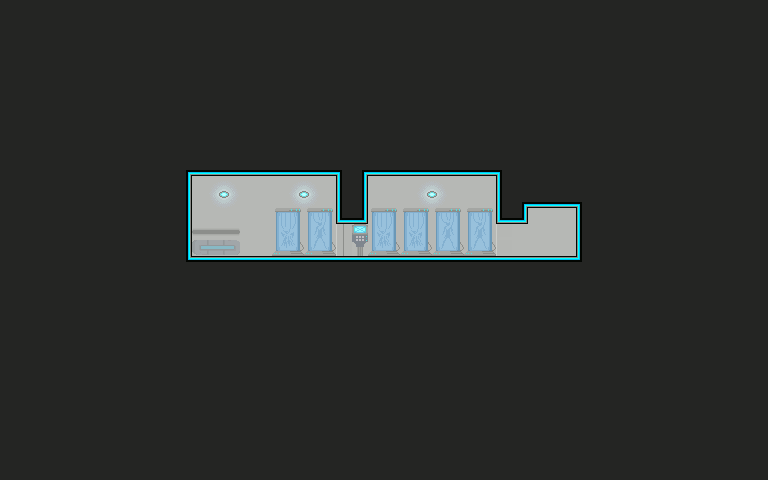

Below is a game level as drawn by its tile map, then a one-line description and the .tmx that defines it (tile-layer data replaced by summaries):
An orthogonal 48x30 tile map with 16x16 px tiles, 1 tile layer (Tile Layer 1), 2 tilesets and 5 objects (script_Gravity1, script_Gravity2, script_IsaacPre).

<map version="1.0" orientation="orthogonal" renderorder="right-down" width="48" height="30" tilewidth="16" tileheight="16">
 <tileset firstgid="1" source="main.tsx" />
 <tileset firstgid="501" source="objects.tsx" />
 <layer name="Tile Layer 1" width="48" height="30">
  <data>[1440 cells, 1440 non-empty, 38 distinct tile ids]</data>
 </layer>
 <objectgroup name="Object Layer 1">
  <object gid="504" x="520" y="264" />
  <object gid="501" x="183.667" y="268.667" />
  <object name="script_Gravity1" x="191.333" y="127.333" width="90.6667" height="38" />
  <object name="script_Gravity2" x="408" y="168" width="100.667" height="98" />
  <object name="script_IsaacPre" x="306.667" y="98.6667" width="116" height="36" />
 </objectgroup>
</map>
